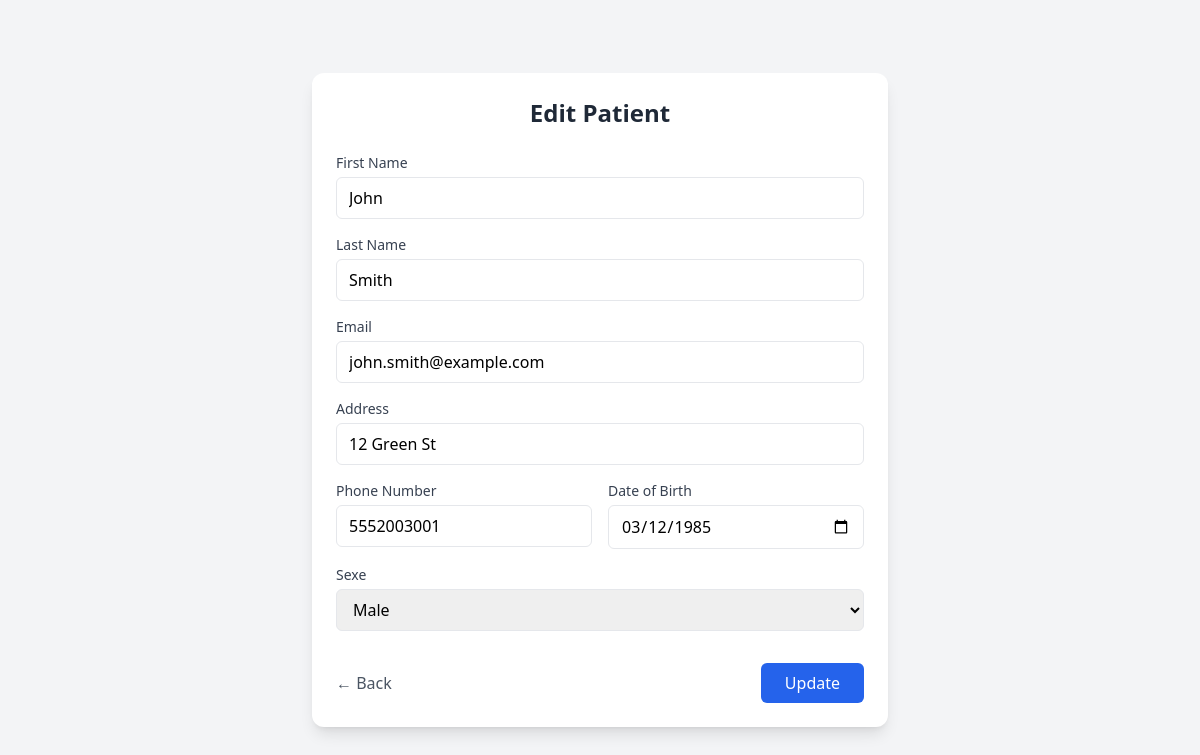
The page /src/editpatient.php?id=1 on the database as committed earlier.
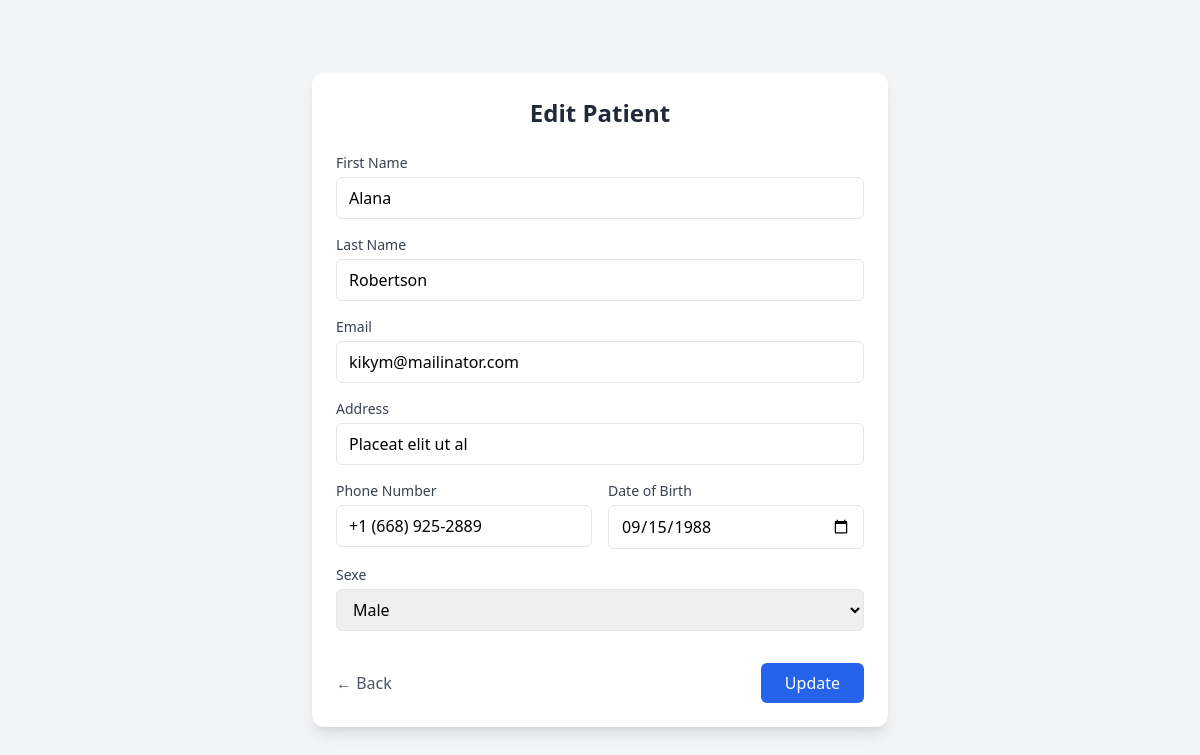
The same page on the database as committed later.
### tables this page shows
CREATE TABLE `patients` (
  `id_patient` int NOT NULL,
  `first_name` varchar(50) NOT NULL,
  `last_name` varchar(50) NOT NULL,
  `gender` enum('male','female') NOT NULL,
  `email` varchar(100) NOT NULL,
  `date_of_birth` date NOT NULL,
  `phone_number` varchar(20) NOT NULL,
  `address` varchar(100) NOT NULL
);

### src/editpatient.php (the view, shortened to what this page needs)
<?php
require_once "main.php";
if ($_GET['id']) {
    $id = $_GET['id'];
    $sqlValuePatient = "SELECT * FROM patients WHERE id_patient = $id";
    $resultValuePatient = $conn->query($sqlValuePatient);
    if ($resultValuePatient) {
        $rowpatient = $resultValuePatient->fetch_assoc();
        $Fname = $rowpatient['first_name'];
        $Lname = $rowpatient['last_name'];
        $email = $rowpatient['email'];
        $adress = $rowpatient['address'];
        $phone = $rowpatient['phone_number'];
        $date = $rowpatient['date_of_birth'];
        $sexe = $rowpatient['gender'];
    }
}
?>
<!DOCTYPE html>
<html lang="fr">
<head>
    <script src="https://cdn.tailwindcss.com"></script>
</head>
<body class="bg-gray-100 min-h-screen flex items-center justify-center">
    <div class="w-full max-w-xl bg-white rounded-xl shadow-lg p-6">
        <h2 class="text-2xl font-semibold text-gray-800 mb-6 text-center">
            Edit Patient
        </h2>
        <form method="post" class="space-y-4">
            <div>
                <label class="block text-sm font-medium text-gray-700 mb-1">
                    First Name
                </label>
                <input type="text" name="first_name" value="<?= $Fname ?? '' ?>"
                    class="w-full px-3 py-2 border rounded-md focus:outline-none focus:ring-2 focus:ring-blue-500"
                    placeholder="First name">
            </div>
            <div>
                <label class="block text-sm font-medium text-gray-700 mb-1">
                    Last Name
                </label>
                <input type="text" name="last_name" value="<?= $Lname ?? '' ?>"
                    class="w-full px-3 py-2 border rounded-md focus:outline-none focus:ring-2 focus:ring-blue-500"
                    placeholder="Last name">
            </div>
            <div>
                <label class="block text-sm font-medium text-gray-700 mb-1">
                    Email
                </label>
                <input type="email" name="email" value="<?= $email ?? '' ?>"
                    class="w-full px-3 py-2 border rounded-md focus:outline-none focus:ring-2 focus:ring-blue-500"
                    placeholder="email@example.com">
            </div>
            <div>
                <label class="block text-sm font-medium text-gray-700 mb-1">
                    Address
                </label>
                <input type="text" name="address" value="<?= $adress ?? '' ?>"
                    class="w-full px-3 py-2 border rounded-md focus:outline-none focus:ring-2 focus:ring-blue-500"
                    placeholder="Address">
            </div>
            <div class="grid grid-cols-2 gap-4">
                <div>
                    <label class="block text-sm font-medium text-gray-700 mb-1">
                        Phone Number
                    </label>
                    <input type="text" name="phone" value="<?= $phone ?? '' ?>"
                        class="w-full px-3 py-2 border rounded-md focus:outline-none focus:ring-2 focus:ring-blue-500"
                        placeholder="+212...">
                </div>
                <div>
                    <label class="block text-sm font-medium text-gray-700 mb-1">
                        Date of Birth
                    </label>
                    <input type="date" name="date_birth" value="<?= $date ?? '' ?>"
                        class="w-full px-3 py-2 border rounded-md focus:outline-none focus:ring-2 focus:ring-blue-500">
                </div>
            </div>
            <div>
                <label class="block text-sm font-medium text-gray-700 mb-1">
                    Sexe
                </label>
                <select name="gender"
                    class="w-full px-3 py-2 border rounded-md focus:outline-none focus:ring-2 focus:ring-blue-500">
                    <option value="male" <?= ($sexe == "male") ? "selected" : "" ?>>Male</option>
                </select>
            </div>
            <div class="flex justify-between items-center pt-4">
                <a href="pages/patients.php" class="text-gray-600 hover:text-gray-800">
                    ← Back
                </a>
                <button type="submit" class="px-6 py-2 bg-blue-600 text-white rounded-md hover:bg-blue-700 transition">
                    Update
                </button>
            </div>
        </form>
    </div>
</body>
</html>

Rows that differ between the two databases and show on the page:
changed patients "Male": first_name "John" → "Alana"; last_name "Smith" → "Robertson"; email "john.smith@example.com" → "kikym@mailinator.com"; address "12 Green St" → "Placeat elit ut al"; phone "5552003001" → "+1 (668) 925-2889"; date_birth "03/12/1985" → "09/15/1988"
